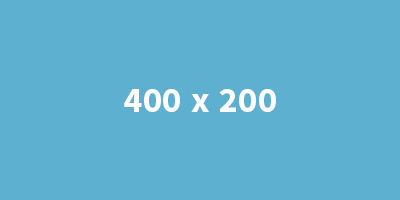
#> input picture PHP programming/game.ltfnjust.club/src/placeholder.jpg, 400 x 200 px, given in place of the camera
$ python '摄像头描边.py'
#> lines starting #> are read from the running program, lines starting #| are printed output that depends on the picture; after the words box and inside, x2 and y2 are one past the last pixel; in counts of white or black regions, pixels touching at a corner belong together
#!#!/usr/bin/env python3
# -*- coding: utf-8 -*-
import numpy as np
import cv2

cap = cv2.VideoCapture(0)

while(True):
    ret, frame = cap.read()
#> frame is the input picture: shape (200, 400, 3); mean B, G, R 208.9, 177.5, 96.1
    gray = cv2.cvtColor(frame, cv2.COLOR_BGR2GRAY)
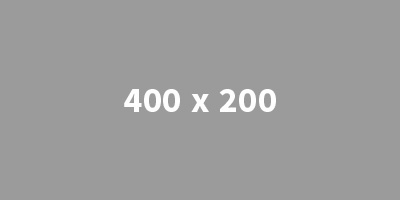
#> gray: shape (200, 400); min 147, max 255, mean 156.9
    ret, binary = cv2.threshold(gray,127,255,cv2.THRESH_BINARY)
#> binary: shape (200, 400); every value is 255

    contours, hierarchy = cv2.findContours(binary,cv2.RETR_TREE,cv2.CHAIN_APPROX_SIMPLE)
#> contours = [[[0, 0], [0, 199], [399, 199], [399, 0]]]
    cv2.drawContours(frame,contours,-1,(0,0,255),3)
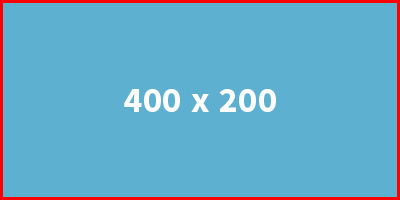
#> frame: shape (200, 400, 3); 4.46% of pixels changed, all inside (x1, y1, x2, y2) = (0, 0, 400, 200)

    cv2.imshow('frame',frame)
    k = cv2.waitKey(1) & 0xFF
#> (key q is pressed here)
    if k == ord('q'):
        break

cap.release()
cv2.destroyAllWindows()
